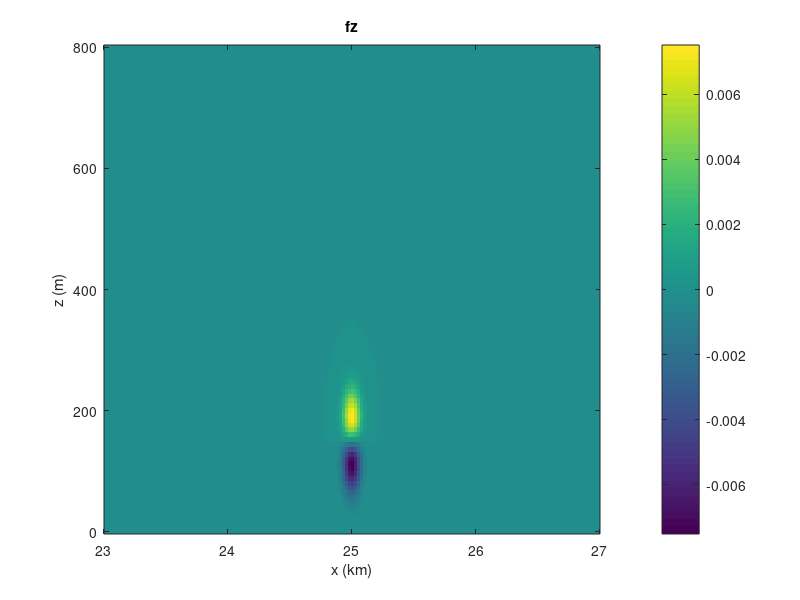
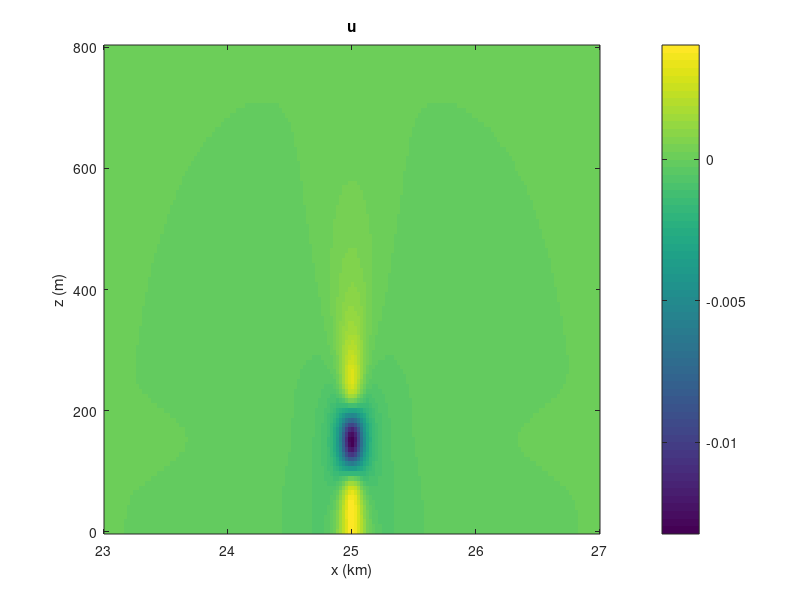
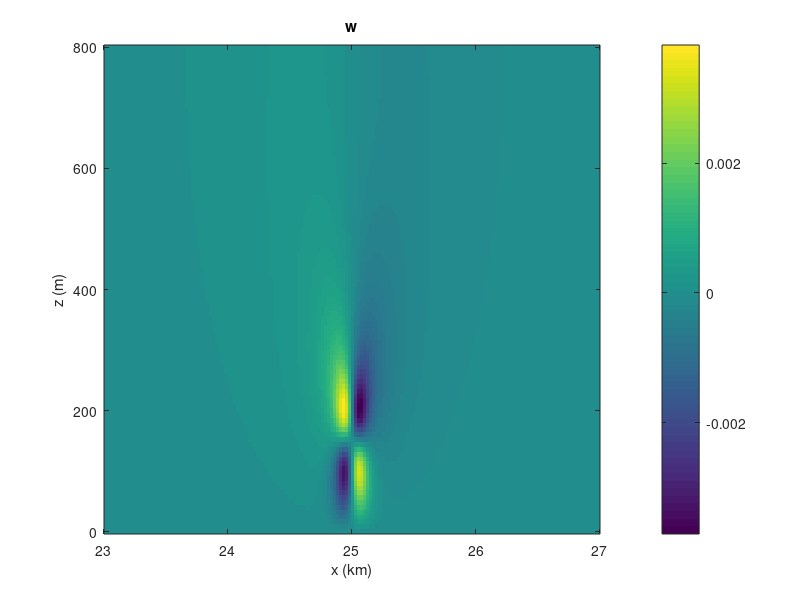

Write MATLAB code to recreate these figures, in order.
clear; clc;

%% Parameters
U0 = 20;
Lx = 100000;
H  = 800;
Nx = 4096;
Nz = 101;

x  = linspace(0, Lx, Nx);
z  = linspace(0, H,  Nz);
dz = z(2) - z(1);

%% Turbine forcing f_x(x,z)
A    = 0.5;
x0   = Lx/4;
z0   = 150;
sigx = 50;
sigz = 40;

[X,Z] = meshgrid(x, z);

fx = -A .* exp(-(X-x0).^2/(2*sigx^2)) .* ...
         exp(-(Z-z0).^2/(2*sigz^2));

fz = fx .* (-(Z - z0)/sigz^2);

%% FFT in x
fx_hat = fft(fx, [], 2);
fz_hat = fft(fz, [], 2);

% Wavenumbers corresponding to FFT ordering
kvec = (2*pi/Lx) * [0:(Nx/2-1), -Nx/2:-1];

%% Preallocate Fourier coefficients of w
w_hat = zeros(Nz, Nx);

%% Loop over Fourier modes
for ik = 1:Nx
    k = kvec(ik);
    
    rhs = -1i * k * fz_hat(:,ik);   % Nz x 1 (complex)

    % Build matrix L for this k
    L = zeros(Nz, Nz);

    % Bottom BC: w(0) = 0  -> w_1 = 0
    L(1,1) = 1;
    rhs(1) = 0;

    % Interior points j = 2..Nz-1
    for j = 2:Nz-1
        L(j,j-1) =  U0/dz^2;
        L(j,j)   = -2*U0/dz^2 - U0*k^2;
        L(j,j+1) =  U0/dz^2;
    end

    % Top BC: w_z(H) = 0 -> (w_N - w_{N-1})/dz = 0
    L(Nz, :)    = 0;
    L(Nz, Nz)   =  1;
    L(Nz, Nz-1) = -1;
    rhs(Nz)     = 0;

    % Solve linear system for this Fourier mode
    w_hat(:,ik) = L \ rhs;
end

%% Inverse FFT in x to get w(x,z)
w = ifft(w_hat, [], 2);
w = real(w);

%% Recover u(x,z) from w_hat and plot

%Compute d w_hat / dz for each Fourier mode
Wz_hat = zeros(Nz, Nx);

for ik = 1:Nx
    wmode = w_hat(:,ik);
    dwdz  = zeros(Nz,1);

    % interior points: central difference
    dwdz(2:Nz-1) = ( wmode(3:Nz) - wmode(1:Nz-2) ) / (2*dz);

    % bottom: forward difference
    dwdz(1) = (wmode(2) - wmode(1)) / dz;

    % top: Neumann BC w_z(H)=0
    dwdz(Nz) = 0;

    Wz_hat(:,ik) = dwdz;
end

%Use continuity in Fourier space: u_hat = - (1/(i k)) * d w_hat/dz
u_hat = zeros(Nz, Nx);

for ik = 1:Nx
    k = kvec(ik);
    if abs(k) < 1e-12
        u_hat(:,ik) = 0;
    else
        u_hat(:,ik) = - Wz_hat(:,ik) / (1i * k);
    end
end

%Inverse FFT in x to get u(x,z)
u = ifft(u_hat, [], 2);   % Nz x Nx
u = real(u);              % physical field is real

%% Plot u(x,z) and w(x,z)

% Heatmap of fz
figure;

imagesc(x/1000, z, fz);
set(gca,'YDir','normal');
xlim([23,27]);
xlabel('x (km)');
ylabel('z (m)');
title("fz");
colorbar;


% Heatmap of u
figure;
imagesc(x/1000, z, u);
set(gca,'YDir','normal');
xlim([23,27]);
xlabel('x (km)');
ylabel('z (m)');
title("u")
colorbar;

% Heatmap of w
figure;
imagesc(x/1000, z, w);
set(gca,'YDir','normal');
xlim([23,27]);
xlabel('x (km)');
ylabel('z (m)');
title("w")
colorbar;
